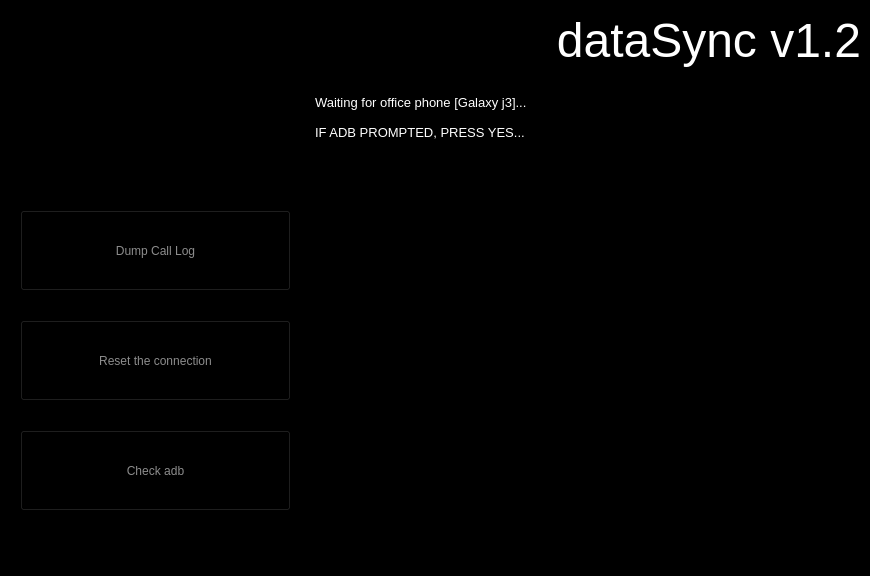
<?xml version="1.0" encoding="UTF-8"?>
<ui version="4.0">
 <class>MainWindow</class>
 <widget class="QMainWindow" name="MainWindow">
  <property name="geometry">
   <rect>
    <x>0</x>
    <y>0</y>
    <width>870</width>
    <height>576</height>
   </rect>
  </property>
  <property name="windowTitle">
   <string>MainWindow</string>
  </property>
  <property name="styleSheet">
   <string notr="true">background-color: rgb(0, 0, 0);
font: 10pt &quot;Noto Sans&quot;;</string>
  </property>
  <widget class="QWidget" name="centralwidget">
   <widget class="QLabel" name="label">
    <property name="geometry">
     <rect>
      <x>-30</x>
      <y>-130</y>
      <width>301</width>
      <height>321</height>
     </rect>
    </property>
    <property name="text">
     <string/>
    </property>
    <property name="pixmap">
     <pixmap>logo_new.png</pixmap>
    </property>
    <property name="scaledContents">
     <bool>true</bool>
    </property>
   </widget>
   <widget class="QLabel" name="label_2">
    <property name="geometry">
     <rect>
      <x>440</x>
      <y>10</y>
      <width>421</width>
      <height>61</height>
     </rect>
    </property>
    <property name="styleSheet">
     <string notr="true">font: 75 28pt &quot;Calibri&quot;;</string>
    </property>
    <property name="text">
     <string>&lt;html&gt;&lt;head/&gt;&lt;body&gt;&lt;p align=&quot;right&quot;&gt;&lt;span style=&quot; font-size:36pt; color:#ffffff;&quot;&gt;dataSync v1.2&lt;/span&gt;&lt;/p&gt;&lt;/body&gt;&lt;/html&gt;</string>
    </property>
   </widget>
   <widget class="QPushButton" name="pushButton">
    <property name="geometry">
     <rect>
      <x>20</x>
      <y>210</y>
      <width>271</width>
      <height>81</height>
     </rect>
    </property>
    <property name="styleSheet">
     <string notr="true">color: rgb(141, 141, 141);
font: 75 20pt &quot;Calibri&quot;;</string>
    </property>
    <property name="text">
     <string>Dump Call Log</string>
    </property>
   </widget>
   <widget class="QPushButton" name="pushButton_2">
    <property name="geometry">
     <rect>
      <x>20</x>
      <y>320</y>
      <width>271</width>
      <height>81</height>
     </rect>
    </property>
    <property name="styleSheet">
     <string notr="true">color: rgb(141, 141, 141);
font: 75 20pt &quot;Calibri&quot;;</string>
    </property>
    <property name="text">
     <string>Reset the connection</string>
    </property>
   </widget>
   <widget class="QPushButton" name="pushButton_3">
    <property name="geometry">
     <rect>
      <x>20</x>
      <y>430</y>
      <width>271</width>
      <height>81</height>
     </rect>
    </property>
    <property name="styleSheet">
     <string notr="true">color: rgb(141, 141, 141);
font: 75 20pt &quot;Calibri&quot;;</string>
    </property>
    <property name="text">
     <string>Check adb</string>
    </property>
   </widget>
   <widget class="QTextBrowser" name="textBrowser">
    <property name="geometry">
     <rect>
      <x>310</x>
      <y>90</y>
      <width>551</width>
      <height>431</height>
     </rect>
    </property>
    <property name="styleSheet">
     <string notr="true">font: 10pt &quot;Noto Sans&quot;;
color: rgb(255, 255, 255);</string>
    </property>
    <property name="html">
     <string>&lt;!DOCTYPE HTML PUBLIC &quot;-//W3C//DTD HTML 4.0//EN&quot; &quot;http://www.w3.org/TR/REC-html40/strict.dtd&quot;&gt;
&lt;html&gt;&lt;head&gt;&lt;meta name=&quot;qrichtext&quot; content=&quot;1&quot; /&gt;&lt;style type=&quot;text/css&quot;&gt;
p, li { white-space: pre-wrap; }
&lt;/style&gt;&lt;/head&gt;&lt;body style=&quot; font-family:'Noto Sans'; font-size:10pt; font-weight:400; font-style:normal;&quot;&gt;
&lt;p style=&quot; margin-top:0px; margin-bottom:0px; margin-left:0px; margin-right:0px; -qt-block-indent:0; text-indent:0px;&quot;&gt;Waiting for office phone [Galaxy j3]...&lt;/p&gt;
&lt;p style=&quot;-qt-paragraph-type:empty; margin-top:0px; margin-bottom:0px; margin-left:0px; margin-right:0px; -qt-block-indent:0; text-indent:0px;&quot;&gt;&lt;br /&gt;&lt;/p&gt;
&lt;p style=&quot; margin-top:0px; margin-bottom:0px; margin-left:0px; margin-right:0px; -qt-block-indent:0; text-indent:0px;&quot;&gt;IF ADB PROMPTED, PRESS YES...&lt;/p&gt;&lt;/body&gt;&lt;/html&gt;</string>
    </property>
   </widget>
   <widget class="QLabel" name="label_3">
    <property name="geometry">
     <rect>
      <x>597</x>
      <y>550</y>
      <width>251</width>
      <height>20</height>
     </rect>
    </property>
    <property name="text">
     <string>TextLabel</string>
    </property>
   </widget>
   <widget class="QLabel" name="label_4">
    <property name="geometry">
     <rect>
      <x>460</x>
      <y>520</y>
      <width>391</width>
      <height>51</height>
     </rect>
    </property>
    <property name="styleSheet">
     <string notr="true">font: 75 28pt &quot;Calibri&quot;;</string>
    </property>
    <property name="text">
     <string>&lt;html&gt;&lt;head/&gt;&lt;body&gt;&lt;p align=&quot;right&quot;&gt;&lt;span style=&quot; font-size:10pt;&quot;&gt;ZERONE LABORATORIES&lt;/span&gt;&lt;/p&gt;&lt;/body&gt;&lt;/html&gt;</string>
    </property>
   </widget>
  </widget>
  <widget class="QStatusBar" name="statusbar"/>
 </widget>
 <resources/>
 <connections/>
</ui>
